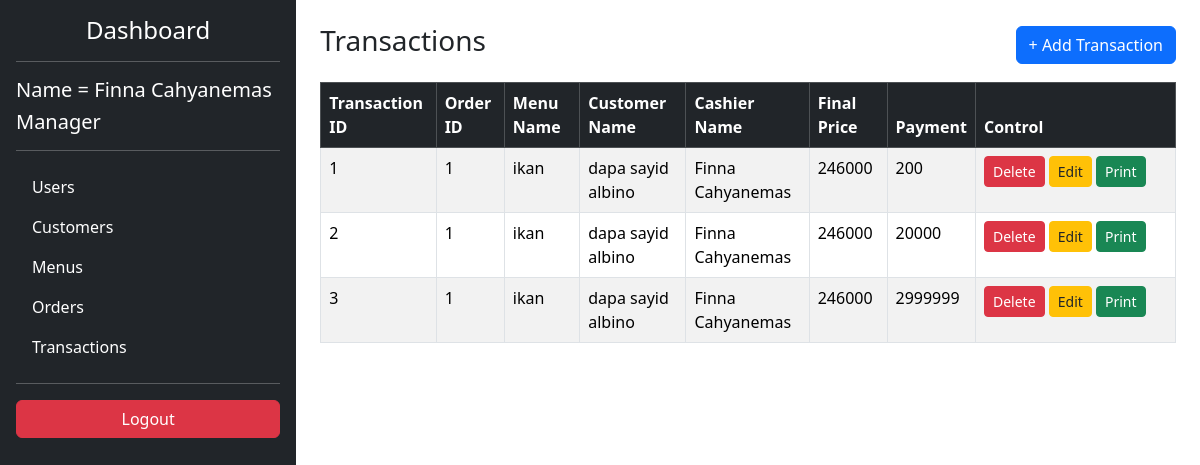
/page/index.php?page=transactionsView&action=view (signed in), run on the app's committed database.
### tables this page shows
CREATE TABLE `transactions_table` (
  `transaction_id` int(11) NOT NULL,
  `order_id` int(11) NOT NULL,
  `final_price` int(11) NOT NULL,
  `payment` int(11) NOT NULL
);

CREATE TABLE `menus_table` (
  `menu_id` int(11) NOT NULL,
  `menu_name` varchar(50) NOT NULL,
  `price` int(11) NOT NULL
);

CREATE TABLE `customers_table` (
  `customer_id` int(11) NOT NULL,
  `customer_name` varchar(50) NOT NULL,
  `gender` enum('Male','Female') NOT NULL,
  `address` varchar(50) NOT NULL
);

CREATE TABLE `users_table` (
  `user_id` int(11) NOT NULL,
  `full_name` varchar(50) NOT NULL,
  `username` varchar(50) NOT NULL,
  `password` varchar(50) NOT NULL,
  `role` enum('Administrator','Waiter','Cashier','Owner','Manager') NOT NULL
);

### page/view/transactionsView.php (the view, shortened to what this page needs)
<?php
$dataTransactionsTable = mysqli_query($connect, "
SELECT
    transactions_table.*,
    menus_table.menu_name,
    customers_table.customer_name,
    users_table.full_name,
    orders_table.amount
FROM transactions_table
JOIN orders_table
    ON transactions_table.order_id = orders_table.order_id
JOIN menus_table
    ON orders_table.menu_id = menus_table.menu_id
JOIN customers_table
    ON orders_table.customer_id = customers_table.customer_id
JOIN users_table
    ON orders_table.user_id = users_table.user_id
");
?>
<div class="d-flex justify-content-between align-items-center mb-3">
    <h3>Transactions</h3>
    <a href="?page=addTransaction&action=add" class="btn btn-primary">+ Add Transaction</a>
</div>
<table class="table table-bordered table-striped">
    <thead class="table-dark">
        <tr>
            <th>Transaction ID</th>
            <th>Order ID</th>
            <th>Menu Name</th>
            <th>Customer Name</th>
            <th>Cashier Name</th>
            <th>Final Price</th>
            <th>Payment</th>
            <th width="200">Control</th>
        </tr>
    </thead>
    <tbody>
        <?php while ($transaction = $dataTransactionsTable->fetch_assoc()): ?>
            <tr>
                <td><?= $transaction['transaction_id'] ?></td>
                <td><?= $transaction['order_id'] ?></td>
                <td><?= $transaction['menu_name'] ?></td>
                <td><?= $transaction['customer_name'] ?></td>
                <td><?= $transaction['full_name'] ?></td>
                <td><?= $transaction['final_price'] ?></td>
                <td><?= $transaction['payment'] ?></td>
                <td>
                    <button class="btn btn-danger btn-sm" onclick="return confirm('apakah anda yakin menghapus data ini')">
                        <a class="text-white text-decoration-none"
                            href="../function/delete.php?table_name=transactions_table&table_column=transaction_id&table_id=<?= $transaction['transaction_id'] ?>">
                            Delete
                        </a>
                    </button>
                    <button class="btn btn-warning btn-sm">
                        <a class="text-dark text-decoration-none"
                            href="?page=editTransaction&action=edit&id=<?= $transaction['transaction_id'] ?>">
                            Edit
                        </a>
                    </button>
                    <button class="btn btn-success btn-sm">
                        <a class="text-white text-decoration-none"
                            href=".?page=receiptPrinter&action=&id=<?= $transaction['transaction_id'] ?>">
                            Print
                        </a>
                    </button>
                </td>
            </tr>
        <?php endwhile; ?>
    </tbody>
</table>

### page/index.php (shortened to what this page needs)
<?php
$role = $_SESSION['role'];
$roleAccess = [
    'usersView' => ['Manager'],
    'customersView' => ['Administrator', 'Manager'],
    'menusView' => ['Administrator', 'Waiter', 'Manager'],
    'ordersView' => ['Waiter', 'Manager'],
    'transactionsView' => ['Cashier', 'Manager'],
];
$page = $_GET['page'] ?? 'home';
$action = ($_GET['action'] ?? null) ? $_GET['action'] . '/' : null;
$file = (isset($action) ? $action . $page : $page) . ".php";
?>
<!DOCTYPE html>
<html lang="en">
<head>
    <link href="https://cdn.jsdelivr.net/npm/bootstrap@5.3.8/dist/css/bootstrap.min.css" rel="stylesheet"
>
</head>
<body>
<div class="d-flex">
    <div class="bg-dark text-white p-3" style="width: 350px; min-height: 100vh;">
        <h4 class="text-center">Dashboard</h4>
        <hr>
        <h5>Name = <?= $_SESSION['full_name'] ?></h5>
        <h5><?= $_SESSION['role'] ?></h5>
        <hr>
        <ul class="nav flex-column">
            <?php if (in_array($role, ['Manager'])): ?>
                <li class="nav-item">
                    <a class="nav-link text-white" href="?page=usersView&action=view">Users</a>
                </li>
            <?php endif; ?>
            <?php if (in_array($role, ['Administrator', 'Manager'])): ?>
                <li class="nav-item">
                    <a class="nav-link text-white" href="?page=customersView&action=view">Customers</a>
                </li>
            <?php endif; ?>
            <?php if (in_array($role, ['Administrator', 'Waiter', 'Manager'])): ?>
                <li class="nav-item">
                    <a class="nav-link text-white" href="?page=menusView&action=view">Menus</a>
                </li>
            <?php endif; ?>
            <?php if (in_array($role, ['Waiter', 'Manager'])): ?>
                <li class="nav-item">
                    <a class="nav-link text-white" href="?page=ordersView&action=view">Orders</a>
                </li>
            <?php endif; ?>
            <?php if (in_array($role, ['Cashier', 'Manager'])): ?>
                <li class="nav-item">
                    <a class="nav-link text-white" href="?page=transactionsView&action=view">Transactions</a>
                </li>
            <?php endif; ?>
        </ul>
        <hr>
        <a href="?logout=true" class="btn btn-danger w-100"
           onclick="return confirm('Yakin logout?')">Logout</a>
    </div>
    <div class="flex-grow-1 p-4">
        <?php
        if (isset($roleAccess[$page]) && !in_array($role, $roleAccess[$page])) {
            echo "<script>alert('Anda tidak punya akses!')</script>";
        } elseif (file_exists($file)) {
            include $file;
        } else {
            include $page . '.php';
        }
        ?>
    </div>
</div>
</body>
</html>

### data on the page
transactions_table: transaction_id "1", order "1", menus_table.menu_name "ikan", customers_table.customer_name "dapa sayid albino", users_table.full_name "Finna Cahyanemas", final_price "246000", payment "200"
transactions_table: transaction_id "2", order "1", menus_table.menu_name "ikan", customers_table.customer_name "dapa sayid albino", users_table.full_name "Finna Cahyanemas", final_price "246000", payment "20000"
transactions_table: transaction_id "3", order "1", menus_table.menu_name "ikan", customers_table.customer_name "dapa sayid albino", users_table.full_name "Finna Cahyanemas", final_price "246000", payment "2999999"

### other printed values
$_SESSION['full_name'] "Finna Cahyanemas"
$_SESSION['role'] "Manager"
